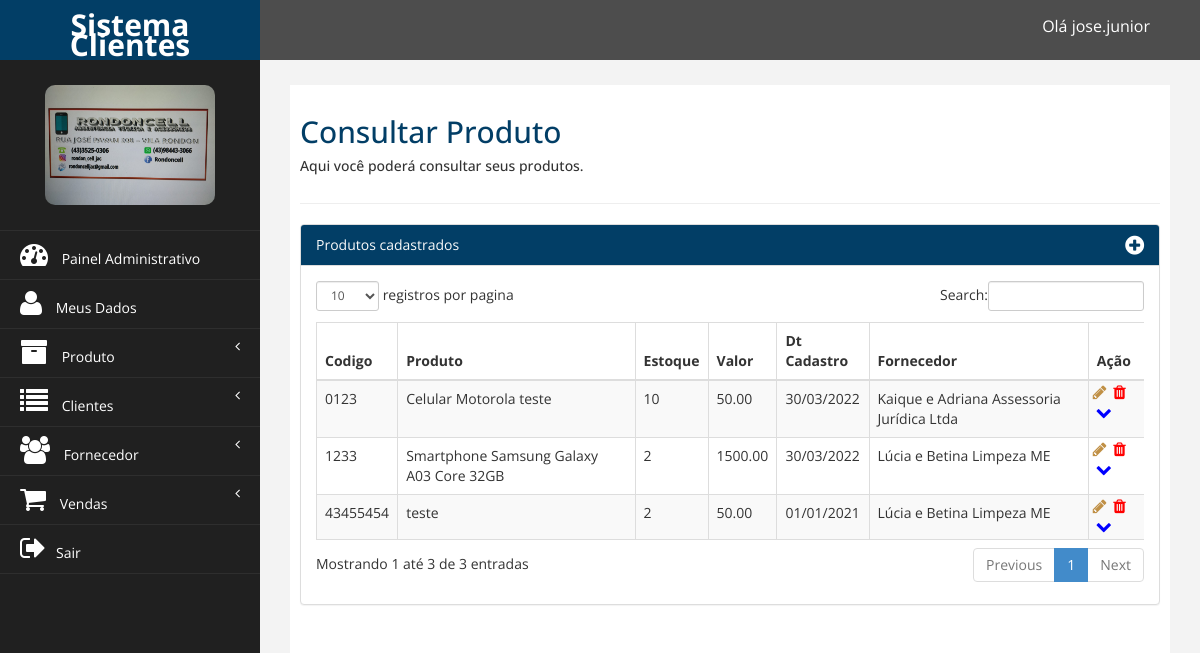
The app's page /financeiro/consultar_produto.php (signed in) with its own data.
### tables this page shows
CREATE TABLE `tb_produto` (
  `id_produto` int NOT NULL AUTO_INCREMENT,
  `cod_produto` varchar(100) NOT NULL,
  `nome_produto` varchar(100) NOT NULL,
  `descricao_produto` varchar(250) NOT NULL,
  `valor_produto` decimal(10,2) NOT NULL,
  `data_cadastro` date NOT NULL,
  `estoque` int NOT NULL,
  `id_funcionario` int NOT NULL,
  `id_fornecedor` int NOT NULL,
  `id_categoria` int NOT NULL,
  `id_subCategoria` int NOT NULL,
  PRIMARY KEY (`id_produto`),
  KEY `fk_tb_produto_tb_funcionario1_idx` (`id_funcionario`),
  KEY `fk_tb_produto_tb_fornecedor1_idx` (`id_fornecedor`),
  KEY `fk_tb_produto_1_idx` (`id_categoria`),
  KEY `fk_tb_produto_2_idx` (`id_subCategoria`),
  CONSTRAINT `fk_tb_produto_1` FOREIGN KEY (`id_categoria`) REFERENCES `tb_categoria` (`id_categoria`),
  CONSTRAINT `fk_tb_produto_2` FOREIGN KEY (`id_subCategoria`) REFERENCES `tb_sub_categoria` (`id_subCategoria`),
  CONSTRAINT `fk_tb_produto_tb_fornecedor1` FOREIGN KEY (`id_fornecedor`) REFERENCES `tb_fornecedor` (`id_fornecedor`),
  CONSTRAINT `fk_tb_produto_tb_funcionario1` FOREIGN KEY (`id_funcionario`) REFERENCES `tb_funcionario` (`id_funcionario`)
);

CREATE TABLE `tb_fornecedor` (
  `id_fornecedor` int NOT NULL AUTO_INCREMENT,
  `nome_fornecedor` varchar(200) NOT NULL,
  `telefone_fornecedor` varchar(45) NOT NULL,
  `email_fornecedor` varchar(100) NOT NULL,
  `rua_fornecedor` varchar(150) NOT NULL,
  `cep_fornecedor` varchar(150) NOT NULL,
  `bairro_fornecedor` varchar(45) NOT NULL,
  `cidade_fornecedor` varchar(100) NOT NULL,
  `estado_fornecedor` varchar(150) NOT NULL,
  `cnpj_fornecedor` varchar(45) NOT NULL,
  `id_funcionario` int NOT NULL,
  PRIMARY KEY (`id_fornecedor`,`id_funcionario`),
  KEY `fk_fornecedor_tb_funcionario1_idx` (`id_funcionario`),
  CONSTRAINT `fk_fornecedor_tb_funcionario1` FOREIGN KEY (`id_funcionario`) REFERENCES `tb_funcionario` (`id_funcionario`)
);

### DAO/ProdutoDAO.php (called while the page is built, shortened)
<?php
require_once 'UtilDAO.php';
class ProdutoDAO extends Conexao{
public function ConsultarProduto(){
    $conexao = parent::retornaConexao();
    $comando_sql = 'Select id_produto, cod_produto, nome_produto, descricao_produto,
                        valor_produto, data_cadastro, estoque, tb_produto.id_categoria,
                        nome_categoria, nome_subcategoria, nome_fornecedor
                    from tb_produto
                    inner join tb_fornecedor on
                        tb_produto.id_fornecedor = tb_fornecedor.id_fornecedor
                    inner join tb_categoria on
                        tb_produto.id_categoria = tb_categoria.id_categoria
                    inner join tb_sub_categoria on
                        tb_produto.id_subCategoria = tb_sub_categoria.id_subCategoria';
    $sql = $conexao->prepare($comando_sql);
    $sql->execute();
    return $sql->fetchAll(PDO::FETCH_ASSOC);
}
}

### DAO/UtilDAO.php (called while the page is built, shortened)
<?php
class UtilDAO{
    public static function ExibirDataBr($data){
        if ($data == "") {
            return "";
        }
        else{
        $data_array = explode('-', $data);
        $data_br = $data_array[2]. '/' . $data_array[1] . '/' . $data_array[0];
        return $data_br;
    }
    }
}

### financeiro/consultar_produto.php (the view, shortened to what this page needs)
<?php
require_once '../DAO/UtilDAO.php';
require_once '../DAO/ProdutoDAO.php';
require_once '../DAO/UtilDAO.php';
$objProd = new ProdutoDAO();
$produtos = $objProd->ConsultarProduto();
?>
<!DOCTYPE html>
<html xmlns="http://www.w3.org/1999/xhtml">
<?php include_once('_head.php'); ?>
<body>
    <div id="wrapper">
        <?php include_once('_topo.php'); ?>
        <?php include_once('_menu.php'); ?>
        <div id="page-wrapper">
            <div id="page-inner">
                <div class="row">
                    <div class="col-md-12">
                        <h2>Consultar Produto</h2>
                        <h5>Aqui você poderá consultar seus produtos. </h5>
                    </div>
                </div>
                <hr />
                <div class="row">
                    <div class="col-md-12">
                        <div class="panel panel-default">
                            <div class="panel-heading">
                                Produtos cadastrados <span> <a style="color:white;" href="novo_produto.php"><i title="Criar Novo Produto" style="font-size: 22px;float: right;" class="fa fa-plus-circle"></i></a></span>
                            </div>
                            <div class="panel-body">
                                <div class="table-responsive">
                                    <table class="table table-striped table-bordered table-hover" id="dataTables-example">
                                        <thead>
                                            <tr>
                                                <th>Codigo</th>
                                                <th>Produto</th>
                                                <th>Estoque</th>
                                                <th>Valor</th>
                                                <th>Dt Cadastro</th>
                                                <th>Fornecedor</th>
                                                <th>Ação</th>
                                            </tr>
                                        </thead>
                                        <tbody>
                                            <?php foreach ($produtos as $prod) {?>
                                                <tr class="odd gradeX">
                                                    <td><?= $prod['cod_produto'] ?></td>
                                                    <td><?= $prod['nome_produto'] ?></td>
                                                    <td><?= $prod['estoque'] ?></td>
                                                    <td><?= $prod['valor_produto'] ?></td>
                                                    <td><?= UtilDAO::ExibirDataBr($prod['data_cadastro']) ?></td>
                                                    <td><?= $prod['nome_fornecedor'] ?></td>
                                                    <td style="padding: 2px 1px 2px 2px;">
                                                        <a href="alterar_produto.php?cod=<?= $prod['id_produto'] ?>"><i title="Alterar Produto" style=" color:#c09046; font-size:16px;margin-left:2px; margin-right:2px" class="fa fa-pencil"></i></a>
                                                        <a href="#" data-toggle="modal" data-target="#modalExcluir<?= $prod['id_produto'] ?>"><i title="Excluir Produto" style=" color:red; font-size:16px; margin-left:1px" class="fa fa-trash"></i></a>
                                                        <a href="#" data-toggle="modal" data-target="#modalDetalhes<?= $prod['id_produto'] ?>"><i title="Detalhes do Produto" style=" color:blue; font-size:16px; margin-left:5px" class="fa fa-chevron-down"></i></a>
                                                    </td>
                                                </tr>
                                            <?php } ?>
                                        </tbody>
                                    </table>
                                </div>
                            </div>
                        </div>
                    </div>
                </div>
            </div>
        </div>
    </div>
</body>
</html>

### financeiro/assets/css/custom.css (style rules this page uses)
body { font-family: 'Open Sans', sans-serif; }
#wrapper { width: 100%; background:#202020; }
#page-wrapper { padding: 15px 15px; min-height: 600px; background:#F3F3F3; }
#page-inner { width:100%; margin:10px 20px 10px 0px; background-color:#fff!important; padding:10px; min-height:1200px; }
h2 { color: #023e66; }
@media (min-width:768px) { #page-wrapper { margin: 0 0 0 260px; padding: 15px 30px; min-height: 1200px; } }

### records on screen
tb_produto: cod_produto "0123", nome_produto "Celular Motorola teste", estoque "10", valor_produto "50.00", data_cadastro "30/03/2022", tb_fornecedor.nome_fornecedor "Kaique e Adriana Assessoria Jurídica Ltda"
tb_produto: cod_produto "1233", nome_produto "Smartphone Samsung Galaxy A03 Core 32GB", estoque "2", valor_produto "1500.00", data_cadastro "30/03/2022", tb_fornecedor.nome_fornecedor "Lúcia e Betina Limpeza ME"
tb_produto: cod_produto "43455454", nome_produto "teste", estoque "2", valor_produto "50.00", data_cadastro "01/01/2021", tb_fornecedor.nome_fornecedor "Lúcia e Betina Limpeza ME"

### other values on screen
$nome "jose.junior"
